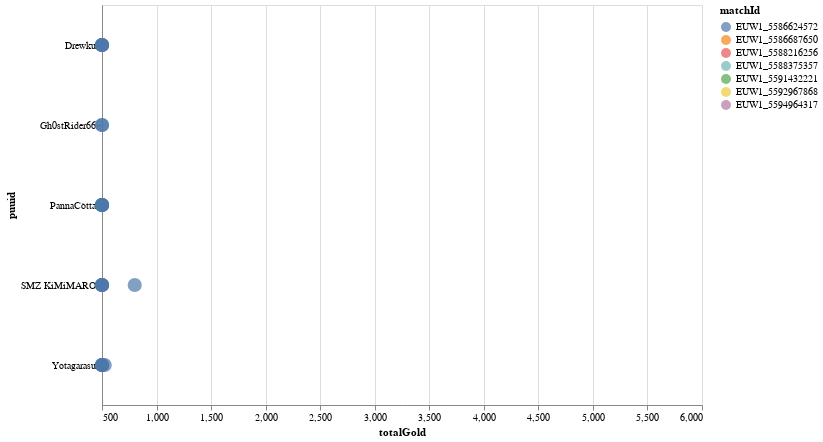

Notebook code cell kept with this figure:
### Code cell
asd = @vlplot(
  data = playersTL[!,[:timestamp,:puuid,:matchId,
	:totalGold,
]],
    height = 300,
    width = 500,
	params = [
		{
		name = "selTimestamp",
        value = 2,
		bind = {
			input = "range", min= 1, max= 15, step= 1
			}
		}
	],
    selection = {
        selectedMatches = {
            type = "single",
            fields = [:matchId]
        }
    },
	transform = [
		{
		filter = {field = :timestamp, equal = {expr = "selTimestamp"}}
		},
	],
	mark = {
		type = :circle,
        size = 200
	},
	encoding = {
		x = {
            field = :totalGold,
            scale = {domain = [500,6000]}
        },
		y = {field = :puuid, type = "nominal"},
        color = {
            field = :matchId,
            condition = {
                selection = {not = "selectedMatches"},
                value = "grey",
                },
        },
	}
)

### Figure 1 — Vega-Lite specification as saved in the notebook (floating-point values rounded to 4 significant figures; data arrays with more than 128 entries replaced by an {"elided": "..."} marker saying what was removed)
{"data": {"values": {"elided": "752 records"}}, "encoding": {"color": {"condition": {"test": {"param": "selectedMatches"}}, "field": "matchId", "type": "nominal"}, "x": {"field": "totalGold", "scale": {"domain": [500, 6000]}, "type": "quantitative"}, "y": {"field": "puuid", "type": "nominal"}}, "height": 400, "mark": {"size": 200, "type": "circle"}, "params": [{"bind": {"input": "range", "max": 15, "min": 1, "step": 1}, "name": "selTimestamp", "value": 1}, {"name": "selectedMatches", "select": {"type": "interval"}}], "transform": [{"filter": {"equal": {"expr": "selTimestamp"}, "field": "timestamp"}}], "width": 600}
